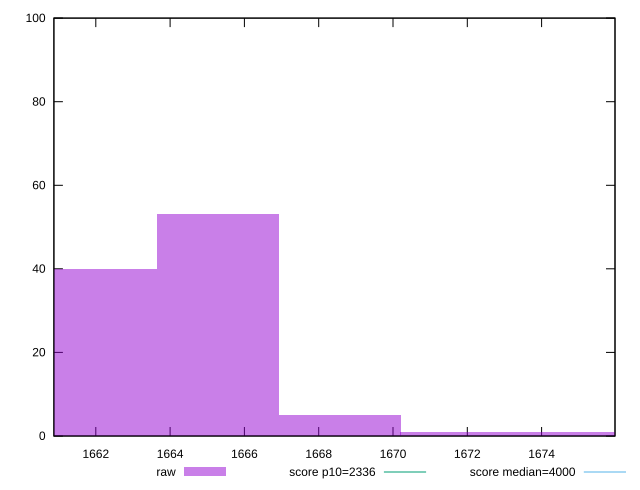

Here is the gnuplot script that generated this plot:
reset

$raw <<EOF
1662.0241869557299 40
1665.2958881111547 53
1668.5675892665793 5
1671.839290422004 1
1675.1109915774286 1
EOF

set key outside below
set boxwidth 3.2717011554246653
set xrange [1660.8732000000005:1675.9770999999996]
set yrange [0:100]
set trange [0:100]
set style fill transparent solid 0.5 noborder

set parametric
set terminal svg size 640, 490 enhanced background rgb 'white'
set output "report_00007_2020-12-11T15:55:29.892Z/first-meaningful-paint/samples/pages+cached+noexternal+nofonts+nosvg+noimg+nocss/raw/histogram.svg"

plot $raw title "raw" with boxes, \
     2336,t title "score p10=2336", \
     4000,t title "score median=4000"

reset
